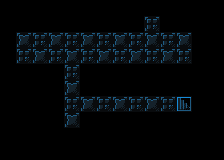

The image is a tile-based game level rendered from a .tmx file. Its description and source (layers, tilesets, objects; grid data summarised) follow:
An orthogonal 14x10 tile map with 16x16 px tiles, 1 tile layer (background) and 66 objects (53x tile, 3x pressure_plate, 3x triggerable, 3x moveable_tile, actor, ...).

<map version="1.4" tiledversion="1.4.3" orientation="orthogonal" renderorder="right-down" width="14" height="10" tilewidth="16" tileheight="16" infinite="0" nextlayerid="7" nextobjectid="152">
 <properties>
  <property name="display_name" value="not too fiddly" />
  <property name="next_level" value="./data/levels/tmx/L09-PressurePlate4.tmx" />
  <property name="player_bomb_count" value="0" />
 </properties>
 <tileset firstgid="1" name="newtiledsheet" tilewidth="16" tileheight="16" tilecount="180" columns="9">
  <image source="../../newtiledsheet.png" width="144" height="320" />
  <tile id="0">
   <properties>
    <property name="destructable" value="" />
    <property name="solid" value="1" />
   </properties>
  </tile>
  <tile id="1">
   <properties>
    <property name="destructable" value="" />
    <property name="solid" value="1" />
   </properties>
  </tile>
  <tile id="2">
   <properties>
    <property name="destructable" value="" />
    <property name="solid" value="1" />
   </properties>
  </tile>
  <tile id="3">
   <properties>
    <property name="destructable" value="" />
    <property name="solid" value="1" />
   </properties>
  </tile>
  <tile id="4">
   <properties>
    <property name="destructable" value="" />
    <property name="solid" value="" />
   </properties>
  </tile>
  <tile id="9">
   <properties>
    <property name="destructable" value="" />
    <property name="solid" value="1" />
   </properties>
  </tile>
  <tile id="10">
   <properties>
    <property name="destructable" value="" />
    <property name="solid" value="1" />
   </properties>
  </tile>
  <tile id="11">
   <properties>
    <property name="destructable" value="" />
    <property name="solid" value="1" />
   </properties>
  </tile>
  <tile id="12">
   <properties>
    <property name="destructable" value="" />
    <property name="solid" value="1" />
   </properties>
  </tile>
  <tile id="13">
   <properties>
    <property name="destructable" value="" />
    <property name="solid" value="" />
   </properties>
  </tile>
  <tile id="18">
   <properties>
    <property name="destructable" value="" />
    <property name="solid" value="" />
   </properties>
  </tile>
  <tile id="19">
   <properties>
    <property name="destructable" value="" />
    <property name="solid" value="" />
   </properties>
  </tile>
  <tile id="20">
   <properties>
    <property name="destructable" type="bool" value="true" />
    <property name="solid" value="1" />
   </properties>
  </tile>
  <tile id="27">
   <properties>
    <property name="destructable" value="" />
    <property name="solid" value="1" />
   </properties>
  </tile>
  <tile id="28">
   <properties>
    <property name="destructable" value="" />
    <property name="solid" value="1" />
   </properties>
  </tile>
  <tile id="29">
   <properties>
    <property name="destructable" value="1" />
    <property name="solid" value="1" />
   </properties>
  </tile>
  <tile id="30">
   <properties>
    <property name="destructable" value="" />
    <property name="solid" value="1" />
   </properties>
  </tile>
  <tile id="31">
   <properties>
    <property name="destructable" value="" />
    <property name="solid" value="" />
   </properties>
  </tile>
  <tile id="32">
   <properties>
    <property name="destructable" value="" />
    <property name="solid" value="" />
   </properties>
  </tile>
  <tile id="54">
   <properties>
    <property name="destructable" value="" />
    <property name="solid" value="True" />
   </properties>
  </tile>
  <tile id="58">
   <properties>
    <property name="destructable" value="" />
    <property name="solid" value="" />
   </properties>
  </tile>
 </tileset>
 <layer id="1" name="background" width="14" height="10">
  <data>[140 cells, 140 non-empty, 5 distinct tile ids]</data>
 </layer>
 <objectgroup id="4" name="objects">
  <object id="83" type="actor" gid="46" x="16" y="48" width="16" height="16" />
  <object id="87" type="pressure_plate" gid="54" x="192" y="48" width="16" height="16">
   <properties>
    <property name="triggers" type="int" value="1" />
   </properties>
  </object>
  <object id="88" type="pressure_plate" gid="54" x="144" y="16" width="16" height="16">
   <properties>
    <property name="triggers" type="int" value="2" />
   </properties>
  </object>
  <object id="144" type="pressure_plate" gid="54" x="64" y="128" width="16" height="16">
   <properties>
    <property name="triggers" type="int" value="3" />
   </properties>
  </object>
  <object id="89" type="triggerable" gid="8" x="144" y="32" width="16" height="16">
   <properties>
    <property name="triggered_id" type="int" value="1" />
   </properties>
  </object>
  <object id="90" type="tile" gid="1" x="16" y="32" width="16" height="16" />
  <object id="91" type="tile" gid="1" x="32" y="32" width="16" height="16" />
  <object id="92" type="tile" gid="1" x="48" y="32" width="16" height="16" />
  <object id="93" type="tile" gid="1" x="64" y="32" width="16" height="16" />
  <object id="94" type="tile" gid="1" x="80" y="32" width="16" height="16" />
  <object id="95" type="tile" gid="1" x="96" y="32" width="16" height="16" />
  <object id="96" type="tile" gid="1" x="112" y="32" width="16" height="16" />
  <object id="97" type="tile" gid="1" x="128" y="32" width="16" height="16" />
  <object id="98" type="tile" gid="1" x="160" y="32" width="16" height="16" />
  <object id="99" type="tile" gid="1" x="176" y="32" width="16" height="16" />
  <object id="100" type="tile" gid="1" x="192" y="32" width="16" height="16" />
  <object id="101" type="tile" gid="10" x="16" y="80" width="16" height="16" />
  <object id="102" type="tile" gid="10" x="32" y="80" width="16" height="16" />
  <object id="103" type="tile" gid="10" x="32" y="80" width="16" height="16" />
  <object id="104" type="tile" gid="10" x="48" y="80" width="16" height="16" />
  <object id="105" type="tile" gid="10" x="64" y="144" width="16" height="16" />
  <object id="106" type="tile" gid="10" x="96" y="128" width="16" height="16" />
  <object id="107" type="tile" gid="10" x="80" y="128" width="16" height="16" />
  <object id="108" type="tile" gid="10" x="112" y="128" width="16" height="16" />
  <object id="109" type="tile" gid="10" x="128" y="128" width="16" height="16" />
  <object id="110" type="tile" gid="10" x="144" y="128" width="16" height="16" />
  <object id="111" type="tile" gid="10" x="160" y="128" width="16" height="16" />
  <object id="112" type="tile" gid="10" x="176" y="128" width="16" height="16" />
  <object id="113" type="tile" gid="10" x="80" y="80" width="16" height="16" />
  <object id="114" type="tile" gid="10" x="96" y="80" width="16" height="16" />
  <object id="115" type="tile" gid="10" x="112" y="80" width="16" height="16" />
  <object id="116" type="tile" gid="10" x="128" y="80" width="16" height="16" />
  <object id="117" type="tile" gid="10" x="144" y="80" width="16" height="16" />
  <object id="118" type="tile" gid="10" x="144" y="80" width="16" height="16" />
  <object id="119" type="tile" gid="10" x="160" y="80" width="16" height="16" />
  <object id="120" type="tile" gid="10" x="176" y="80" width="16" height="16" />
  <object id="121" type="tile" gid="10" x="192" y="64" width="16" height="16" />
  <object id="122" type="tile" gid="2" x="208" y="48" width="16" height="16" />
  <object id="123" type="tile" gid="2" x="80" y="96" width="16" height="16" />
  <object id="124" type="tile" gid="2" x="192" y="112" width="16" height="16" />
  <object id="125" type="tile" gid="1" x="96" y="96" width="16" height="16" />
  <object id="126" type="tile" gid="1" x="112" y="96" width="16" height="16" />
  <object id="127" type="tile" gid="1" x="144" y="96" width="16" height="16" />
  <object id="128" type="tile" gid="1" x="144" y="96" width="16" height="16" />
  </objectgroup>
 <objectgroup id="6" name="paths">
  <!-- 1 objects omitted --></objectgroup>
</map>
<!-- 22 of 66 objects omitted -->
